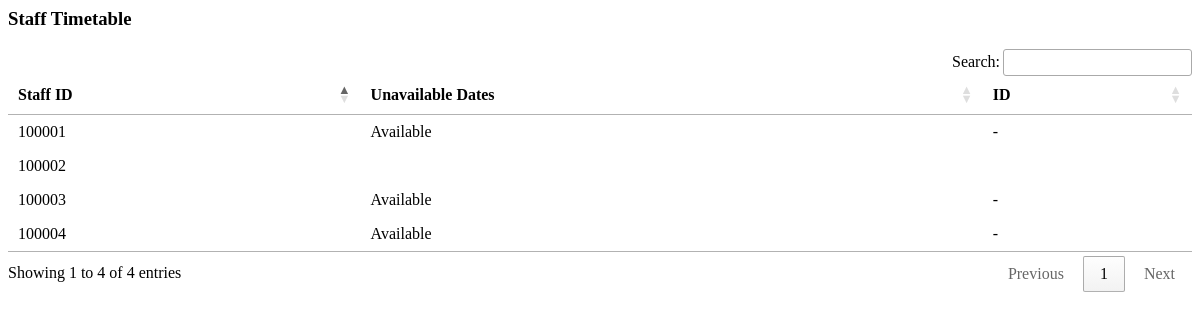
The page /present_timetable.php on the database as committed earlier.
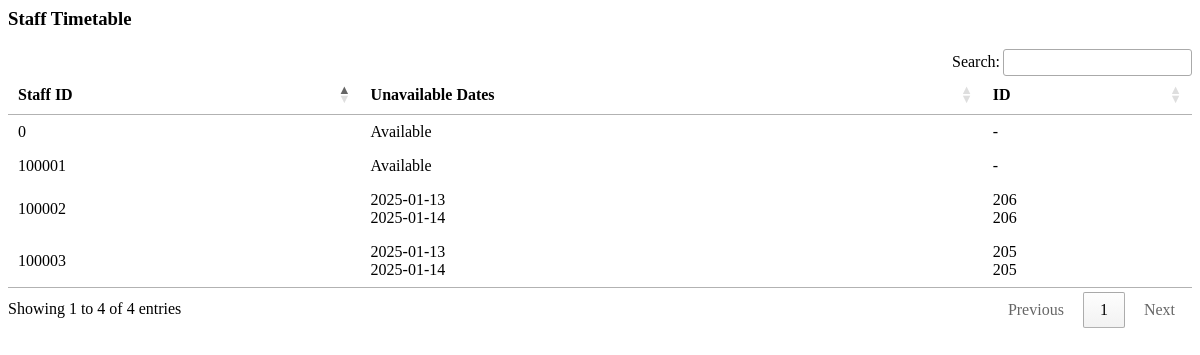
The same page on the database as committed later.
### tables this page shows
CREATE TABLE `categories` (
  `order_id` int(11) NOT NULL,
  `id` int(11) NOT NULL,
  `product_id` int(11) NOT NULL,
  `recipe_name` varchar(255) NOT NULL,
  `qty_product` int(11) NOT NULL,
  `staff_id` text NOT NULL,
  `created_at` timestamp NOT NULL DEFAULT current_timestamp(),
  `starteddate` varchar(50) NOT NULL,
  `enddate` varchar(20) NOT NULL,
  `hours` int(6) NOT NULL,
  `status` text NOT NULL,
  `quality_test` text NOT NULL,
  `comment` text NOT NULL,
  `ingredients_data` text DEFAULT NULL
);

### present_timetable.php (the view, shortened to what this page needs)
<?php include 'db_connect.php'; ?>
<div class="col-lg-12">
    <div class="card card-outline card-success">
        <div class="card-header">
            <h3 class="card-title">Staff Timetable</h3>
        </div>
        <div class="card-body p-3">
            <div class="table-responsive">
                <table class="table table-hover table-bordered" id="timetable">
                    <thead>
                        <tr>
                            <th class="text-center">Staff ID</th>
                            <th class="text-center">Unavailable Dates</th>
                            <th class="text-center">ID</th>
                        </tr>
                    </thead>
                    <tbody>
                        <?php
                        $qry = $conn->query("SELECT DISTINCT staff_id FROM users WHERE type = 3");
                        while ($row = $qry->fetch_assoc()):
                            $staff_id = $row['staff_id'];
                            $unavailable_dates = [];
                            $schedule_qry = $conn->query("SELECT starteddate, enddate, id, status FROM categories WHERE staff_id = '$staff_id'");
                            if ($schedule_qry) {
                                while ($sched = $schedule_qry->fetch_assoc()) {
                                    if ($sched['status'] !== 'Finished') {
                                        $start_date = new DateTime($sched['starteddate']);
                                        $end_date = new DateTime($sched['enddate']);
                                        $interval = new DateInterval('P1D');
                                        $date_range = new DatePeriod($start_date, $interval, $end_date->modify('+1 day'));
                                        foreach ($date_range as $date) {
                                            $unavailable_dates[] = [
                                                'date' => $date->format('Y-m-d'),
                                                'id' => $sched['id']
                                            ];
                                        }
                                    }
                                }
                            }
                        ?>
                        <tr>
                            <td class="text-center"> <?php echo $staff_id; ?> </td>
                            <td class="text-center">
                                <?php
                                if (empty($unavailable_dates)) {
                                    echo "Available";
                                } else {
                                    foreach ($unavailable_dates as $unavailable) {
                                        if ($unavailable['date'] >= date('Y-m-d')) {
                                            echo $unavailable['date'] . "<br>";
                                        }
                                    }
                                }
                                ?>
                            </td>
                            <td class="text-center">
                                <?php
                                if (empty($unavailable_dates)) {
                                    echo "-";
                                } else {
                                    foreach ($unavailable_dates as $unavailable) {
                                        if ($unavailable['date'] >= date('Y-m-d')) {
                                            echo $unavailable['id'] . "<br>";
                                        }
                                    }
                                }
                                ?>
                            </td>
                        </tr>
                        <?php endwhile; ?>
                    </tbody>
                </table>
            </div>
        </div>
    </div>
</div>
<link rel="stylesheet" type="text/css" href="https://cdn.datatables.net/1.12.1/css/jquery.dataTables.css">

Rows that differ between the two databases and show on the page:
added categories: starteddate "2025-01-13", enddate "2025-01-14", id "206"
added categories: starteddate "2025-01-13", enddate "2025-01-14", id "205"
Other text that changed with them:
new list line: "0 Available -"
list line gone: "100004 Available -"
list line gone: "Available -"
